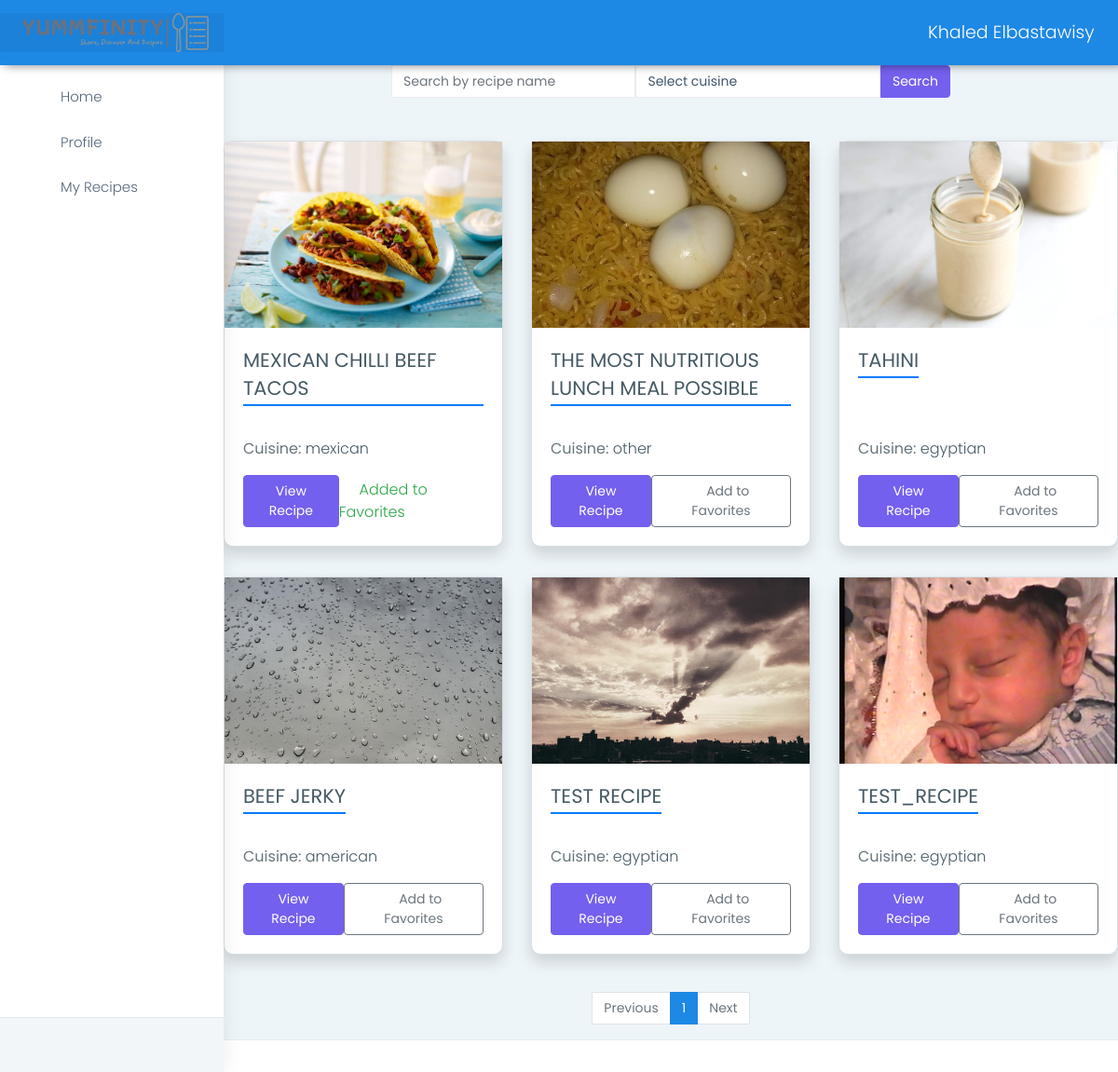
/browse_recipes (signed in), run on the app's committed database.
### apps/authentication/models.py (models this page shows, shortened)
class User(db.Model, UserMixin):
    id = db.Column(db.Integer, primary_key=True)
    username = db.Column(db.String(64), unique=True)
    email = db.Column(db.String(64), unique=True)
    password = db.Column(db.LargeBinary)
    recipes = db.relationship('Recipe', backref='user')
    ratings = db.relationship('Rating', backref='user')
    comments = db.relationship('Comment', backref='user')
    profile = db.relationship("UserProfile", uselist=False, back_populates="user")
    activities = db.relationship('UserActivity', back_populates='user', lazy=True)
    followers = db.relationship('Follow', foreign_keys=[Follow.followed_id], back_populates='followed', lazy='dynamic', cascade='all, delete-orphan')
    following = db.relationship('Follow', foreign_keys=[Follow.follower_id], back_populates='follower', lazy='dynamic', cascade='all, delete-orphan')

class Recipe(db.Model):
    id = db.Column(db.Integer, primary_key=True)
    cuisine = db.Column(db.String(64))
    name = db.Column(db.String(64))
    description = db.Column(db.Text, nullable=False)
    user_id = db.Column(db.Integer, db.ForeignKey('user.id'), nullable=False)
    cooking_time = db.Column(db.Integer, nullable=False)
    cuisine = db.Column(db.String(64), nullable=False)
    image = db.Column(db.String(255), nullable=True)
    ingredients = db.relationship('Ingredient', backref='recipe', lazy=True, cascade='all, delete-orphan')
    ingredients = db.relationship('Instruction', backref='recipe', lazy=True, cascade='all, delete-orphan')
    ratings = db.relationship('Rating', backref='recipe', lazy=True, cascade='all, delete-orphan')
    comments = db.relationship('Comment', backref='recipe', lazy=True, cascade='all, delete-orphan')
    activities = db.relationship('UserActivity', back_populates='recipe', lazy=True, cascade='all, delete-orphan')

### apps/home/routes.py (the view)
@blueprint.route('/browse_recipes')
@login_required
def browse_recipes():
    recipes = Recipe.query.all()
    recipes_per_page = 6
    page = request.args.get('page', 1, type=int)
    total_recipes = Recipe.query.count()
    total_pages = ceil(total_recipes / recipes_per_page)
    page_range = list(range(max(1, page - 2), min(total_pages, page + 2) + 1))
    recipes = Recipe.query.paginate(page, recipes_per_page, False).items
    favorite_recipes = UserProfile.query.filter_by(user_id=current_user.id).first().favorite_recipes
    cuisines = ['egyptian','american', 'chinese', 'french', 'italian', 'mexican', 'thai']
    return render_template('home/browse_recipes.html',  segment='browse_recipes', Recipes=recipes, page=page, total_pages=total_pages,
                            page_range=page_range, favorite_recipes=favorite_recipes, cuisines=cuisines)

### apps/__init__.py (called while the page is built)
def configure_database(app):
    @app.before_first_request
    def initialize_database():
        db.create_all()
    @app.teardown_request
    def shutdown_session(exception=None):
        db.session.remove()

### apps/authentication/models.py (called while the page is built)
@login_manager.user_loader
def user_loader(id):
    return User.query.filter_by(id=id).first()

    @property
    def favorite_recipes(self):
        if self.favorite_recipes_str:
            return [int(recipe_id) for recipe_id in self.favorite_recipes_str.split(',')]
        return []

### apps/templates/home/browse_recipes.html (shortened to what this page needs)
{% extends '/layouts/base.html' %}
{% block content %}
<head>
<link rel="stylesheet" href="{{ url_for('static', filename='assets/css/custom.css') }}" />
</head>
<div class="container">
    <div class="search-container">
        <form class="search-form" action="{{ url_for('home_blueprint.search_results') }}" method="GET">
            <input type="text" class="form-control" name="recipe_name" placeholder="Search by recipe name">
            <select class="form-control" name="cuisine">
                <option value="">Select cuisine</option>
            </select>
            <button type="submit" class="btn btn-primary" id = 'search-btn'>Search</button>
        </form>
    </div>
</div>
<div class="tab-pane active" id="home" role="tabpanel">
    <div class="row">
        {% for recipe in Recipes %}
        <div class="col-md-4 col-sm-6 my-3">
            <div class="card h-100">
                {% if recipe.image %}
                <img src="{{ url_for('static', filename='assets/images/' + recipe.image) }}" class="card-img-top img-responsive" alt="{{ recipe.name }}">
                {% endif %}
                <div class="card-body d-flex flex-column">
                    <div>
                        <h5 class="card-title mb-1">{{ recipe.name }}</h5>
                     </div>
                    {% if recipe.cuisine %}
                    <p class="card-text mt-auto mb-3"><strong>Cuisine:</strong> {{ recipe.cuisine }}</p>
                    {% endif %}
                    <div class="d-flex justify-content-between align-items-center">
                        <a href="{{ url_for('home_blueprint.recipe_details', recipe_id=recipe.id) }}" class="btn btn-primary">View Recipe</a>
                        {% if recipe.id in favorite_recipes %}
                        <span class="favorited-text">
                            <i class="fas fa-check"></i>
                            Added to Favorites
                        </span>
                        {% else %}
                        <a href="{{ url_for('home_blueprint.add_to_favorites', recipe_id=recipe.id) }}" class="btn btn-outline-secondary">
                            <i class="fas fa-star"></i>
                            Add to Favorites
                        </a>
                        {% endif %}
                    </div>
                </div>
            </div>
        </div>
        {% endfor %}
    </div>
    <div class="d-flex justify-content-center mt-4">
        <nav aria-label="Page navigation">
            <ul class="pagination">
                <li class="page-item {% if page == 1 %}disabled{% endif %}">
                    <a class="page-link" href="{{ url_for('home_blueprint.browse_recipes', page=page-1) if page > 1 }}">Previous</a>
                </li>
                {% for p in page_range %}
                <li class="page-item {% if p == page %}active{% endif %}">
                    <a class="page-link" href="{{ url_for('home_blueprint.browse_recipes', page=p) }}">{{ p }}</a>
                </li>
                {% endfor %}
                <li class="page-item {% if page == total_pages %}disabled{% endif %}">
                    <a class="page-link" href="{{ url_for('home_blueprint.browse_recipes', page=page+1) if page < total_pages }}">Next</a>
                </li>
            </ul>
        </nav>
    </div>
</div>
{% endblock %}

### apps/templates/layouts/base.html (shortened to what this page needs)
<!DOCTYPE html>
<html dir="ltr" lang="en">
<head>
    <link href="{{ config.ASSETS_ROOT }}/css/style.min.css" rel="stylesheet">
</head>
<body>
    <div id="main-wrapper" data-layout="vertical" data-navbarbg="skin6" data-sidebartype="full"
        data-sidebar-position="absolute" data-header-position="absolute" data-boxed-layout="full">
        {% include 'includes/navigation.html' %}
        {% include 'includes/sidebar.html' %}
        <div class="page-wrapper">
            {% block content %}{% endblock content %}
            {% include 'includes/footer.html' %}
        </div>
    </div>
</body>
</html>

### apps/templates/includes/navigation.html (shortened to what this page needs)
<header class="topbar" data-navbarbg="skin6">
    <nav class="navbar top-navbar navbar-expand-md navbar-dark">
        <div class="navbar-header" data-logobg="skin6">
            <a class="navbar-brand ms-4" href="/">
                <img src="{{ config.ASSETS_ROOT }}/images/logo-no-background.png" alt="homepage" class="dark-logo" style="width: 200px; height: auto;" />
            </a>
        </div>
        <div class="navbar-collapse collapse" id="navbarSupportedContent" data-navbarbg="skin5">
            <ul class="navbar-nav">
                <li class="nav-item dropdown">
                    <a class="nav-link dropdown-toggle text-muted waves-effect waves-dark" href="#" id="navbarDropdown" role="button" data-bs-toggle="dropdown" aria-expanded="false">
                        {{ current_user.username }}
                    </a>
                </li>
            </ul>
        </div>
    </nav>
</header>

### apps/templates/includes/sidebar.html
<aside class="left-sidebar" data-sidebarbg="skin6">
    <div class="scroll-sidebar">
        <nav class="sidebar-nav">
            <ul id="sidebarnav">
                <li class="sidebar-item"> <a class="sidebar-link waves-effect waves-dark sidebar-link"
                        href="/" aria-expanded="false"><i class="mdi me-2 mdi-gauge"></i><span
                            class="hide-menu">Home</span></a></li>
                <li class="sidebar-item"> <a class="sidebar-link waves-effect waves-dark sidebar-link"
                        href="/page-profile.html" aria-expanded="false">
                        <i class="mdi me-2 mdi-account-check"></i><span class="hide-menu">Profile</span></a>
                </li>
                <li class="sidebar-item"> <a class="sidebar-link waves-effect waves-dark sidebar-link"
                        href="/my_recipes" aria-expanded="false"><i class="mdi me-2 mdi-basket-fill"></i><span
                            class="hide-menu">My Recipes</span></a>
                </li>
            </ul>
        </nav>
    </div>
    <div class="sidebar-footer">
        <div class="row">
            <div class="col-4 link-wrap">
                <a href="{{ url_for('authentication_blueprint.logout') }}" class="link" data-toggle="tooltip" title="" data-original-title="Logout"><i
                        class="mdi mdi-power"></i></a>
            </div>
        </div>
    </div>
</aside>

### apps/templates/includes/footer.html
    <footer class="footer">
    </footer>

### apps/static/assets/css/custom.css (style rules this page uses)
.favorited-text { color: #28a745; font-weight: bold; }
.favorited-text i { margin-right: 5px; }
.img-responsive { object-fit: cover; width: 100%; height: 200px; }
.search-container { margin-bottom: 30px; display: flex; justify-content: center; }
.search-form { display: flex; width: 100%; max-width: 600px; }
.search-form .form-control { border-top-right-radius: 0; border-bottom-right-radius: 0; }
.search-form .btn { border-top-left-radius: 0; border-bottom-left-radius: 0; }
body { background-color: #f8f9fa; }
.container { max-width: 1000px; }
.card { box-shadow: 0 0.5rem 1rem rgba(0, 0, 0, 0.15); border-radius: 10px; }
.card-title { font-weight: bold; text-transform: uppercase; border-bottom: 2px solid #007bff; display: inline-block; padding-bottom: 2px; }

### data on the page
User: username "Khaled Elbastawisy"
Recipe: image (picture), name "MEXICAN CHILLI BEEF TACOS", cuisine "mexican", shows "Added to Favorites"
Recipe: image (picture), name "THE MOST NUTRITIOUS LUNCH MEAL POSSIBLE", cuisine "other"
Recipe: image+name (picture), name "TAHINI", cuisine "egyptian"
Recipe: image (picture), name "BEEF JERKY", cuisine "american"
Recipe: image (picture), name "TEST RECIPE", cuisine "egyptian"
Recipe: image (picture), name "TEST_RECIPE", cuisine "egyptian"

### other printed values
{{ p }} "1"
